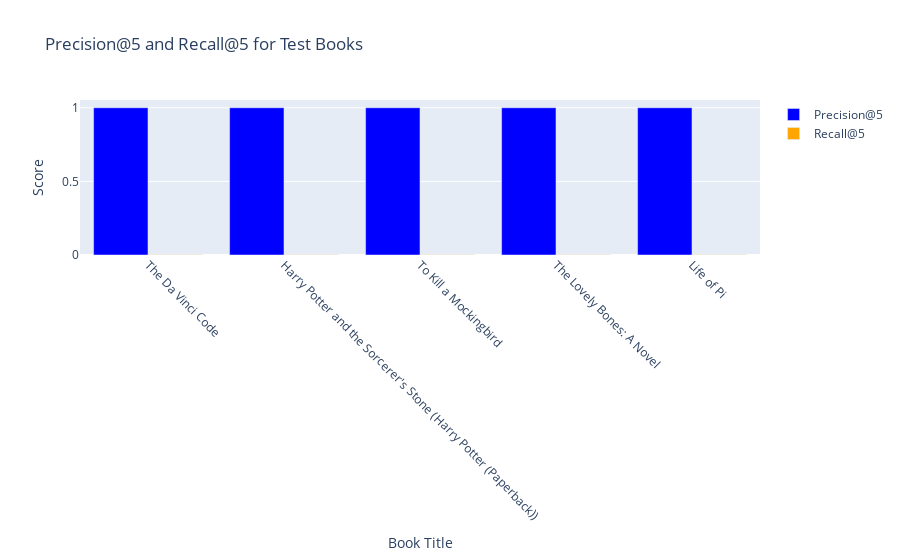

Notebook source saved alongside this figure:
### Code cell
# Precision@5 and Recall@5 Bar Chart
fig2 = go.Figure(data=[
    go.Bar(name='Precision@5', x=eval_df['Book'], y=eval_df['Precision@5'], marker_color='blue'),
    go.Bar(name='Recall@5', x=eval_df['Book'], y=eval_df['Recall@5'], marker_color='orange')
])
fig2.update_layout(
    title='Precision@5 and Recall@5 for Test Books',
    xaxis_title='Book Title',
    yaxis_title='Score',
    barmode='group',
    xaxis_tickangle=45
)
fig2.show()

### Figure 1 — Plotly figure (JSON) as saved in the notebook; plotly's stock layout.template omitted (floating-point values rounded to 4 significant figures)
{"data": [{"marker": {"color": "blue"}, "name": "Precision@5", "type": "bar", "x": ["The Da Vinci Code", "Harry Potter and the Sorcerer's Stone (Harry Potter (Paperback))", "To Kill a Mockingbird", "The Lovely Bones: A Novel", "Life of Pi"], "y": [1, 1, 1, 1, 1]}, {"marker": {"color": "orange"}, "name": "Recall@5", "type": "bar", "x": ["The Da Vinci Code", "Harry Potter and the Sorcerer's Stone (Harry Potter (Paperback))", "To Kill a Mockingbird", "The Lovely Bones: A Novel", "Life of Pi"], "y": [0.001842, 0.00188, 0.001968, 0.001883, 0.002438]}], "layout": {"barmode": "group", "title": {"text": "Precision@5 and Recall@5 for Test Books"}, "xaxis": {"tickangle": 45, "title": {"text": "Book Title"}}, "yaxis": {"title": {"text": "Score"}}}}
